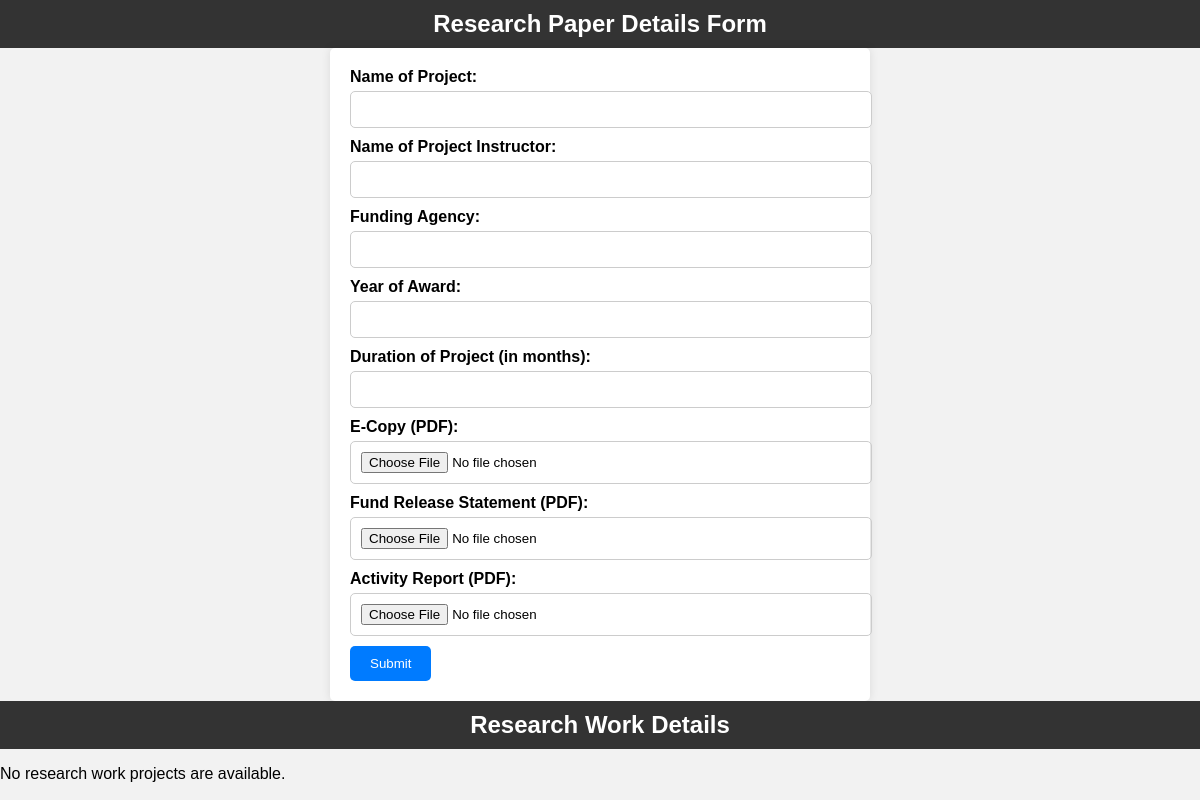
Page /faculty/facultyDashboard/facultyrupload.php on the earlier database version.
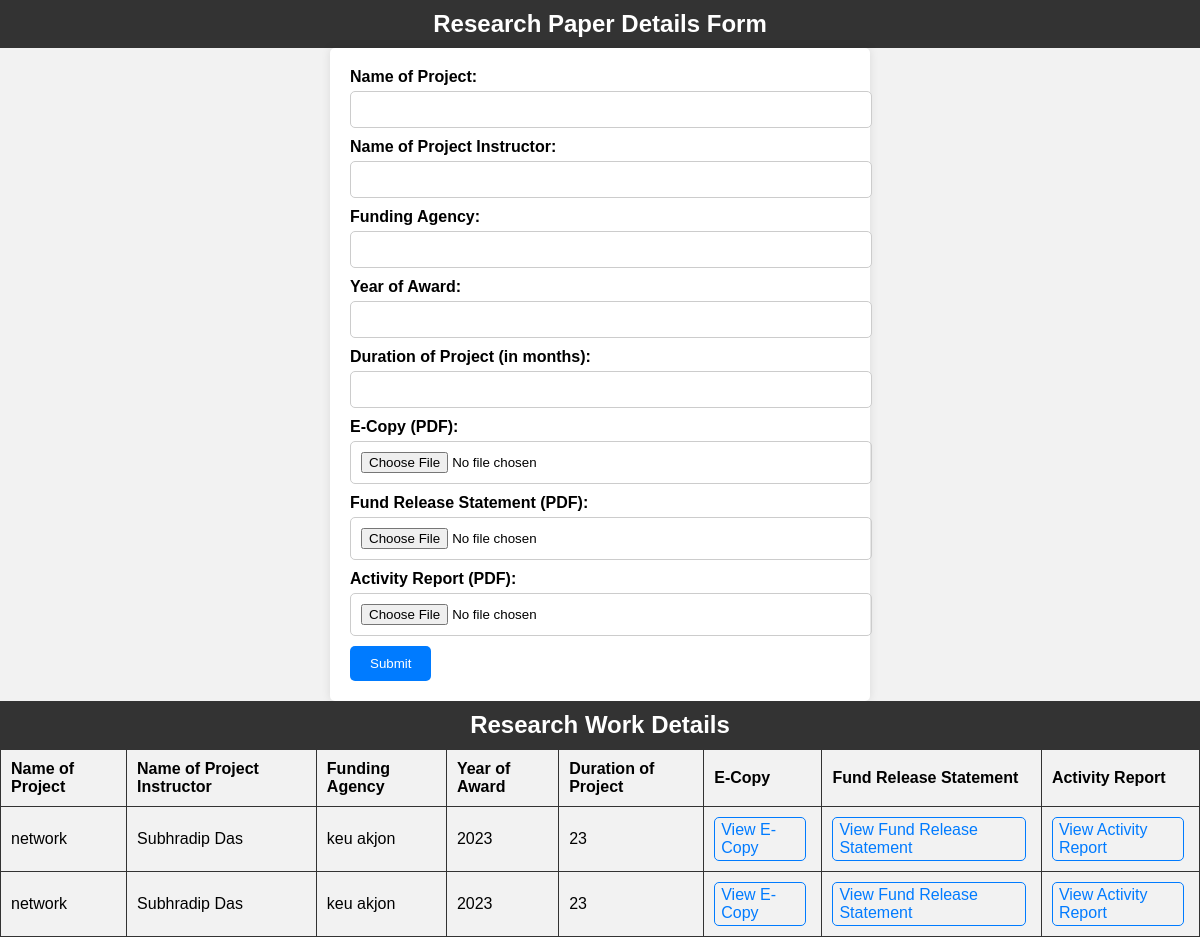
Same page on the later database version.
### tables this page shows
CREATE TABLE `researchwork` (
  `proname` varchar(255) NOT NULL,
  `picopi` varchar(255) NOT NULL,
  `fundagent` varchar(255) NOT NULL,
  `award` varchar(255) NOT NULL,
  `duration` varchar(255) NOT NULL,
  `ecopy` varchar(255) NOT NULL,
  `fundstatement` varchar(255) NOT NULL,
  `activereport` varchar(255) NOT NULL,
  `factname` varchar(255) NOT NULL,
  `deptname` varchar(255) NOT NULL
);

### faculty/facultyDashboard/facultyrupload.php (the view, shortened to what this page needs)
<?php
require '../../connect.php';
$sql = "SELECT * FROM researchwork";
$result = $conn->query($sql);
?>
<!DOCTYPE html>
<html>
<html lang="en">
<head>
    <link rel="stylesheet" type="text/css" href="frupload.css">
</head>
<body>
    <h2>Research Paper Details Form</h2>
    <form action="#" method="post" enctype="multipart/form-data">
        <label for="proname">Name of Project:</label>
        <input type="text" name="proname" required><br>
        <label for="picopi">Name of Project Instructor:</label>
        <input type="text" name="picopi" required><br>
        <label for="fundagent">Funding Agency:</label>
        <input type="text" name="fundagent" required><br>
        <label for="award">Year of Award:</label>
        <input type="number" name="award" required><br>
        <label for="duration">Duration of Project (in months):</label>
        <input type="number" name="duration" required><br>
        <label for="ecopy">E-Copy (PDF):</label>
        <input type="file" name="ecopy" accept=".pdf" required><br>
        <label for="fundstatement">Fund Release Statement (PDF):</label>
        <input type="file" name="fundstatement" accept=".pdf" required><br>
        <label for="activereport">Activity Report (PDF):</label>
        <input type="file" name="activereport" accept=".pdf" required><br>
        <input type="submit" value="Submit">
    </form>
    <h2>Research Work Details</h2>
    <?php if ($result->num_rows > 0) : ?>
        <table>
            <tr>
                <th>Name of Project</th>
                <th>Name of Project Instructor</th>
                <th>Funding Agency</th>
                <th>Year of Award</th>
                <th>Duration of Project</th>
                <th>E-Copy</th>
                <th>Fund Release Statement</th>
                <th>Activity Report</th>
            </tr>
            <?php while ($row = $result->fetch_assoc()) : ?>
                <tr>
                    <td><?php echo $row["proname"]; ?></td>
                    <td><?php echo $row["picopi"]; ?></td>
                    <td><?php echo $row["fundagent"]; ?></td>
                    <td><?php echo $row["award"]; ?></td>
                    <td><?php echo $row["duration"]; ?></td>
                    <td>
                        <?php
                        $ecopy = $row["ecopy"];
                        echo "<a href='$ecopy' target='_blank'>View E-Copy</a>";
                        ?>
                    </td>
                    <td>
                        <?php
                        $fundstatement = $row["fundstatement"];
                        echo "<a href='$fundstatement' target='_blank'>View Fund Release Statement</a>";
                        ?>
                    </td>
                    <td>
                        <?php
                        $activereport = $row["activereport"];
                        echo "<a href='$activereport' target='_blank'>View Activity Report</a>";
                        ?>
                    </td>
                </tr>
            <?php endwhile; ?>
        </table>
    <?php else : ?>
        <p>No research work projects are available.</p>
    <?php endif; ?>
</body>
</html>

### faculty/facultyDashboard/frupload.css (style rules this page uses)
body, h2, table { margin: 0; padding: 0; }
body { font-family: Arial, sans-serif; background-color: #f2f2f2; margin: 0; padding: 0; }
h2 { background-color: #333; color: #fff; padding: 10px; text-align: center; }
form { background-color: #fff; padding: 20px; border-radius: 5px; box-shadow: 0 0 10px rgba(0, 0, 0, 0.1); max-width: 500px; margin: 0 auto; }
label { display: block; margin-bottom: 5px; font-weight: bold; }
input[type="text"], input[type="number"], input[type="file"] { width: 100%; padding: 10px; margin-bottom: 10px; border: 1px solid #ccc; border-radius: 5px; }
input[type="submit"] { width: auto; padding: 10px 20px; background-color: #007bff; color: #fff; border: none; border-radius: 5px; cursor: pointer; transition: background-color 0.3s; }
table { border-collapse: collapse; width: 100%; }
table, th, td { border: 1px solid #333; }
th, td { padding: 10px; text-align: left; }
a { text-decoration: none; color: #007bff; padding: 3px 6px; border: 1px solid #007bff; border-radius: 5px; margin-right: 5px; display: inline-block; transition: background-color 0.3s, color 0.3s; }
input[type="submit"] { background-color: #007bff; color: #fff; padding: 10px 20px; border: none; border-radius: 5px; cursor: pointer; }

Differences in the rows shown:
added researchwork: proname "network", picopi "Subhradip Das", fundagent "keu akjon", award "2023", duration "23"
added researchwork: proname "network", picopi "Subhradip Das", fundagent "keu akjon", award "2023", duration "23"
Other differences:
text no longer shown: "No research work projects are available."
text now shown: "Name of Project Name of Project Instructor Funding Agency Year of Award Duration of Project E-Copy Fund Release Statement Activity Report"
